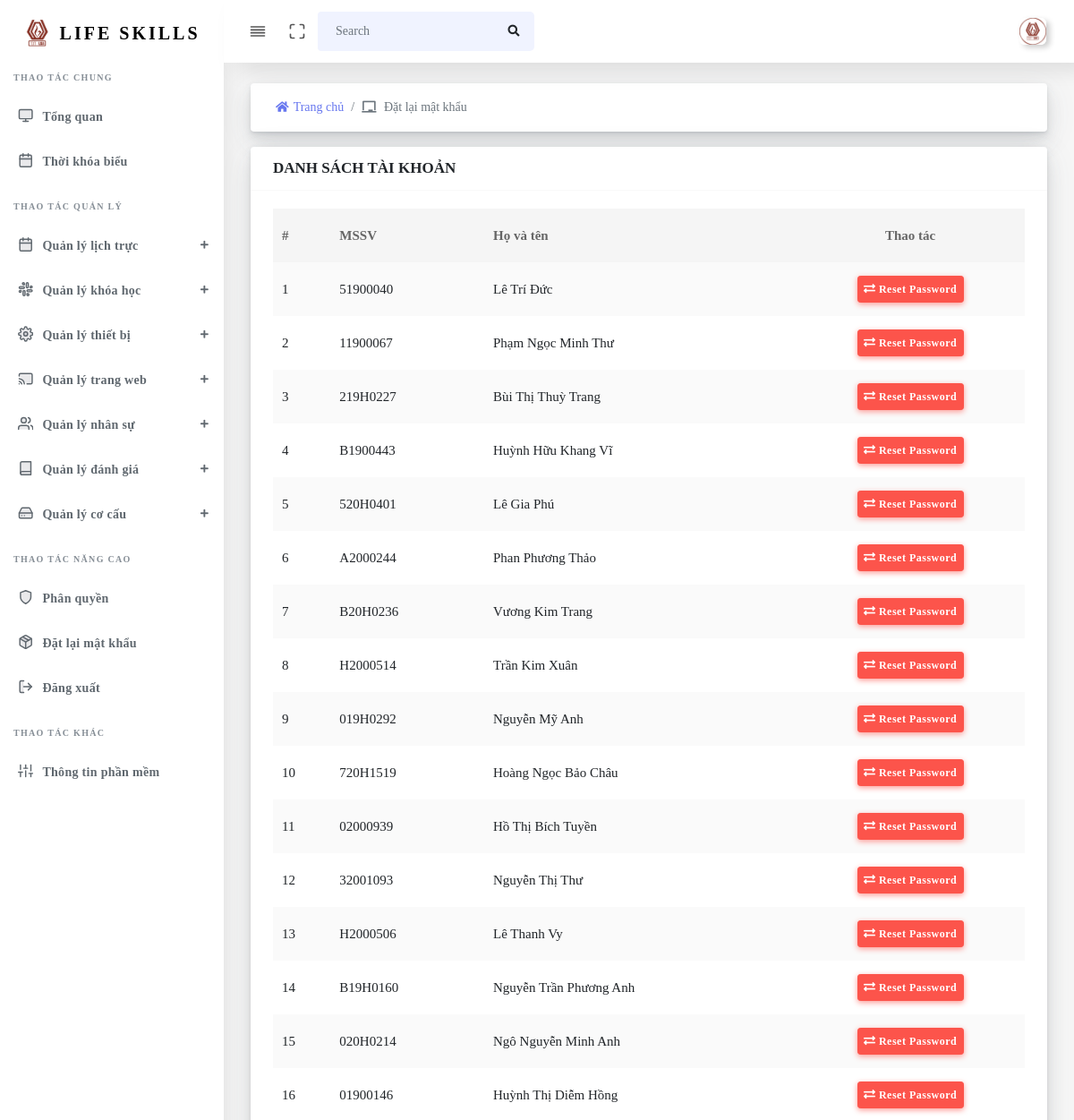
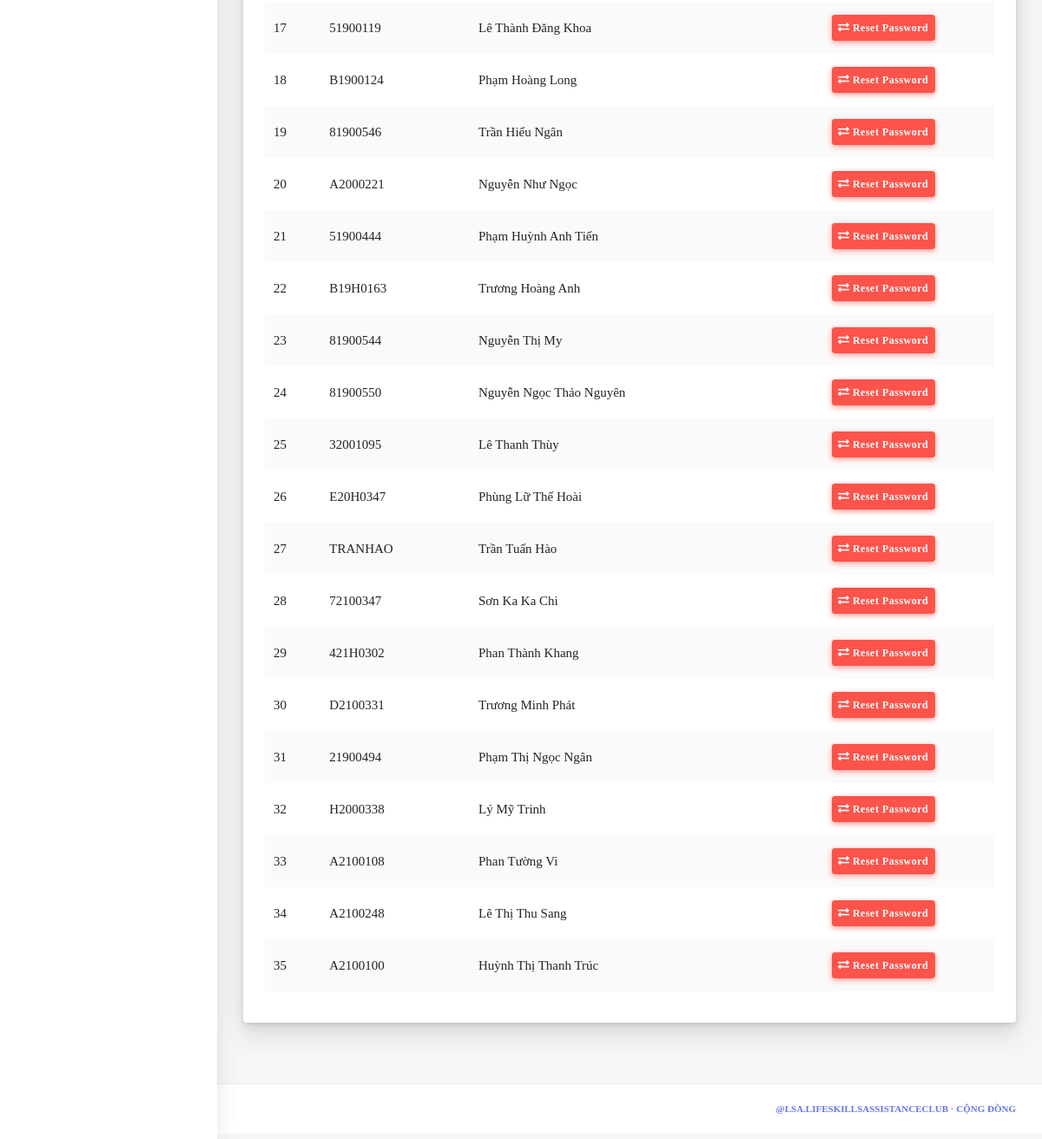
/Admin/ResetPassword (signed in), run on the app's committed database (2 pictures, top to bottom).
### tables this page shows
CREATE TABLE `tbl_user` (
  `id_user` int(255) NOT NULL,
  `id_student` varchar(8) NOT NULL,
  `password` varchar(255) NOT NULL,
  `fullname` varchar(255) NOT NULL,
  `birthday` date DEFAULT NULL,
  `facebook` varchar(255) DEFAULT NULL,
  `id_team` int(255) DEFAULT NULL,
  `phone` varchar(11) DEFAULT NULL,
  `role` int(1) NOT NULL
);

### source/views/admin/layout.php (called while the page is built)
<?php
$filepath = realpath(dirname(__FILE__));
require_once($filepath . '/partials/header.php');
require_once($filepath . '/partials/sidebar.php');
require_once($filepath . '/pages/' . $data['page'] . '.php');
require_once($filepath . '/partials/footer.php');
?>

### source/core/Controller.php (called while the page is built, shortened)
<?php
class Controller
{
    public function viewAdmin($view, $data = [])
    {
        require_once(realpath(dirname(__FILE__)) . '/../views/admin/' . $view . '.php');
    }
}
?>

### source/controllers/Admin.php (called while the page is built, shortened)
<?php
class Admin extends Controller
{
  private $Personnel;
  function __construct()
  {
    $this->Personnel        = $this->model("Personnel");
  }
  public function ResetPassword()
  {
    $Notification = [];
    $this->viewAdmin("layout", [
      "page"          => "reset-password/reset-password",
      "ListPersonnel" =>  $this->Personnel->getPersonnel(),
      "Notification"  =>  $Notification,
    ]);
  }
}

### source/core/App.php (called while the page is built, shortened)
<?php
class App
{
    protected $action       = "Index";
    function __construct()
    {
        $arr        = $this->UrlProcess();
        $filepath   = realpath(dirname(__FILE__));
        if (isset($arr[0])) {
            if (file_exists($filepath . '/../controllers/' . $arr[0] . '.php')) {
                if ($arr[0] == "Admin") {
                    $this->action = "Home";
                }
                unset($arr[0]);
            }
        }
        $this->controller = new $this->controller;
        if (isset($arr[1])) {
            if (method_exists($this->controller, $arr[1])) {
                $this->action = $arr[1];
            }
            unset($arr[1]);
        }
        $this->params = $arr ? array_values($arr) : [];
        call_user_func_array([$this->controller, $this->action], $this->params);
    }
    function UrlProcess()
    {
        if (isset($_GET["url"])) return explode("/", filter_var(trim($_GET["url"], "/")));
    }
}
?>

### index.php (called while the page is built, shortened)
<?php
$myApp = new App();
?>

### source/core/lib/database.php (called while the page is built, shortened)
<?php
class Database
{
  protected $host   = DB_HOST;
  protected $user   = DB_USER;
  protected $pass   = DB_PASS;
  protected $dbname = DB_NAME;
  public $link;
  private function connectDB()
  {
    $this->link = new mysqli(
      $this->host,
      $this->user,
      $this->pass,
      $this->dbname
    );
  }
  public function select($query)
  {
    $result = $this->link->query($query) or
      die($this->link->error . __LINE__);
    if ($result->num_rows > 0) {
      return $result;
    } else {
      return false;
    }
  }
}

### source/models/Personnel.php (called while the page is built, shortened)
<?php
class Personnel
{
  private $db;
  public function __construct()
  {
    $this->db = new Database();
  }
  public function getPersonnel()
  {
    $query  = " SELECT * FROM tbl_user";
    $result = $this->db->select($query);
    return $result;
  }
}

### source/views/admin/pages/reset-password/reset-password.php (the view, shortened to what this page needs)
<div class="main-content">
  <section class="section mb-3">
    <div class="section-body">
      <div class="row">
        <div class="col-md-12">
          <div class="card mb-2">
            <div class="card-body p-2">
              <nav aria-label="breadcrumb m-0">
                <ol class="breadcrumb bg-white m-0">
                  <li class="breadcrumb-item"><a href="Admin/Home"><i class="fas fa-home"></i>Trang chủ</a></li>
                  <li class="breadcrumb-item active" aria-current="page"><i class="fas fa-chalkboard"></i> Đặt lại mật khẩu</li>
                </ol>
              </nav>
            </div>
          </div>
        </div>
      </div>
    </div>
  </section>
  <section class="section">
    <div class="section-body">
      <div class="row">
        <div class="col-12">
          <div class="card">
            <div class="card-header">
              <h4>DANH SÁCH TÀI KHOẢN</h4>
            </div>
            <div class="card-body">
              <div class="table-responsive">
                <table class="table table-striped table-hover" id="table-1">
                  <thead>
                    <tr>
                      <th>#</th>
                      <th>MSSV</th>
                      <th>Họ và tên</th>
                      <th class="text-center">Thao tác</th>
                    </tr>
                  </thead>
                  <tbody>
                    <?php $i = 1;
                    if ($data['ListPersonnel']) {
                      while ($value = $data['ListPersonnel']->fetch_assoc()) { ?>
                        <tr>
                          <td><?php echo $i++; ?></td>
                          <td><?php echo $value['id_student'] ?></td>
                          <td><?php echo $value['fullname'] ?></td>
                          <td class="text-center">
                            <a href="#" class="btn btn-sm btn-danger" onclick="resetPassword('<?php echo $value['id_user'] ?>','<?php echo $value['fullname'] ?>')" data-toggle="modal" data-target="#resetPassword"><i class="fas fa-exchange-alt"></i> Reset Password </a>
                          </td>
                        </tr>
                    <?php }
                    } ?>
                  </tbody>
                </table>
              </div>
            </div>
          </div>
        </div>
      </div>
    </div>
  </section>
</div>

### data on the page
tbl_user: id_student "51900040", fullname "Lê Trí Đức"
tbl_user: id_student "11900067", fullname "Phạm Ngọc Minh Thư"
tbl_user: id_student "219H0227", fullname "Bùi Thị Thuỳ Trang"
tbl_user: id_student "B1900443", fullname "Huỳnh Hữu Khang Vĩ"
tbl_user: id_student "520H0401", fullname "Lê Gia Phú"
tbl_user: id_student "A2000244", fullname "Phan Phương Thảo"
tbl_user: id_student "B20H0236", fullname "Vương Kim Trang"
tbl_user: id_student "H2000514", fullname "Trần Kim Xuân"
tbl_user: id_student "019H0292", fullname "Nguyễn Mỹ Anh"
tbl_user: id_student "720H1519", fullname "Hoàng Ngọc Bảo Châu"
tbl_user: id_student "02000939", fullname "Hồ Thị Bích Tuyền"
tbl_user: id_student "32001093", fullname "Nguyễn Thị Thư"
tbl_user: id_student "H2000506", fullname "Lê Thanh Vy"
tbl_user: id_student "B19H0160", fullname "Nguyễn Trần Phương Anh"
tbl_user: id_student "020H0214", fullname "Ngô Nguyễn Minh Anh"
tbl_user: id_student "01900146", fullname "Huỳnh Thị Diễm Hồng"
tbl_user: id_student "51900119", fullname "Lê Thành Đăng Khoa"
tbl_user: id_student "B1900124", fullname "Phạm Hoàng Long"
tbl_user: id_student "81900546", fullname "Trần Hiếu Ngân"
tbl_user: id_student "A2000221", fullname "Nguyễn Như Ngọc"
tbl_user: id_student "51900444", fullname "Phạm Huỳnh Anh Tiến"
tbl_user: id_student "B19H0163", fullname "Trương Hoàng Anh"
tbl_user: id_student "81900544", fullname "Nguyễn Thị My"
tbl_user: id_student "81900550", fullname "Nguyễn Ngọc Thảo Nguyên"
tbl_user: id_student "32001095", fullname "Lê Thanh Thùy"
tbl_user: id_student "E20H0347", fullname "Phùng Lữ Thế Hoài"
tbl_user: id_student "TRANHAO", fullname "Trần Tuấn Hào"
tbl_user: id_student "72100347", fullname "Sơn Ka Ka Chi"
tbl_user: id_student "421H0302", fullname "Phan Thành Khang"
tbl_user: id_student "D2100331", fullname "Trương Minh Phát"
tbl_user: id_student "21900494", fullname "Phạm Thị Ngọc Ngân"
tbl_user: id_student "H2000338", fullname "Lý Mỹ Trinh"
tbl_user: id_student "A2100108", fullname "Phan Tường Vi"
tbl_user: id_student "A2100248", fullname "Lê Thị Thu Sang"
tbl_user: id_student "A2100100", fullname "Huỳnh Thị Thanh Trúc"
